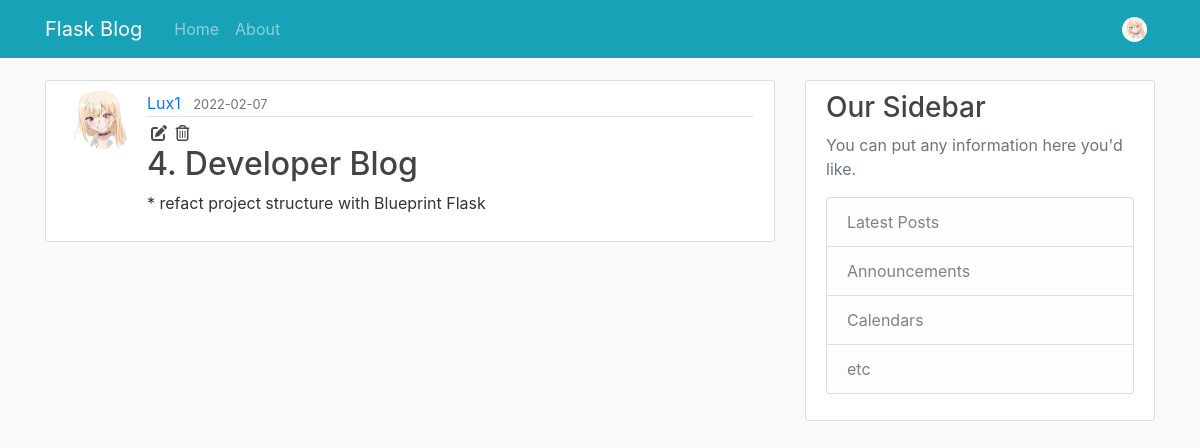
The app's page /post/6 (signed in), older data.
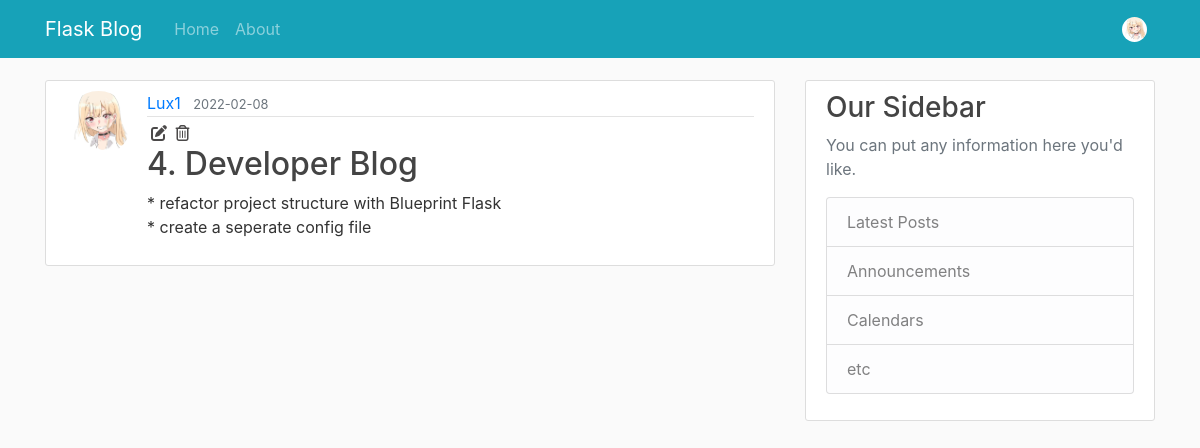
The same page, newer data.
### flaskblog/models.py (models this page shows, shortened)
class Post(db.Model):
    id = db.Column(db.Integer, primary_key=True)
    title = db.Column(db.String(100), nullable=False)
    date_posted = db.Column(db.DateTime, nullable=False, default=datetime.utcnow)
    content = db.Column(db.Text, nullable=False)
    user_id = db.Column(db.Integer, db.ForeignKey('user.id'), nullable=False)

### flaskblog/posts/routes.py (the view)
@posts.route('/post/<int:post_id>')
def post(post_id):
    post = Post.query.get_or_404(post_id)
    return render_template('post.html', title=post.title, post=post)

### flaskblog/models.py (called while the page is built)
@login_manager.user_loader
def load_user(user_id):
    return User.query.get(int(user_id))

### flaskblog/templates/post.html (shortened to what this page needs)
{% extends "template.html" %}
{% block content %}
    <article class="media content-section">
        {% if post.author.image_file != 'default.png' %}
            <img class="rounded-circle article-img" src="{{url_for('static', filename='profile_img/' + post.author.id|string + '/' + post.author.image_file)}}">
        {% else %}
            <img class="rounded-circle article-img" src="{{url_for('static', filename='profile_img/default.png')}}">
        {% endif %}
        <div class="media-body">
            <div class="article-metadata">
                <a class="mr-2" href="{{url_for('users.user_post', username=post.author.username)}}">{{post.author.username}}</a>
                <small class="text-muted">{{post.date_posted.strftime('%Y-%m-%d')}}</small>
            </div>
            {% if post.author == current_user %}
            <div>
                <a class='article-icon' href="{{url_for('posts.update_post', post_id=post.id)}}"><i class="fas fa-edit ml-1"></i></a>
                <a class='article-icon' href="#"><i class="far fa-trash-alt ml-1" data-toggle="modal" data-target="#deleteModal"></i></a>
            </div>
            {% endif %}
            <h2 class="article-title" >{{post.title}}</h2>
            <p class="article-content">{{post.content}}</p>
        </div>
    </article>
{% endblock content %}

Row changes from the older to the newer data that the page shows:
changed Post "4. Developer Blog": date_posted "2022-02-07" → "2022-02-08"; content "* refact project structure with Blueprint Flask" → "* refactor project structure with Blueprint Flask * create a seperate config file"
